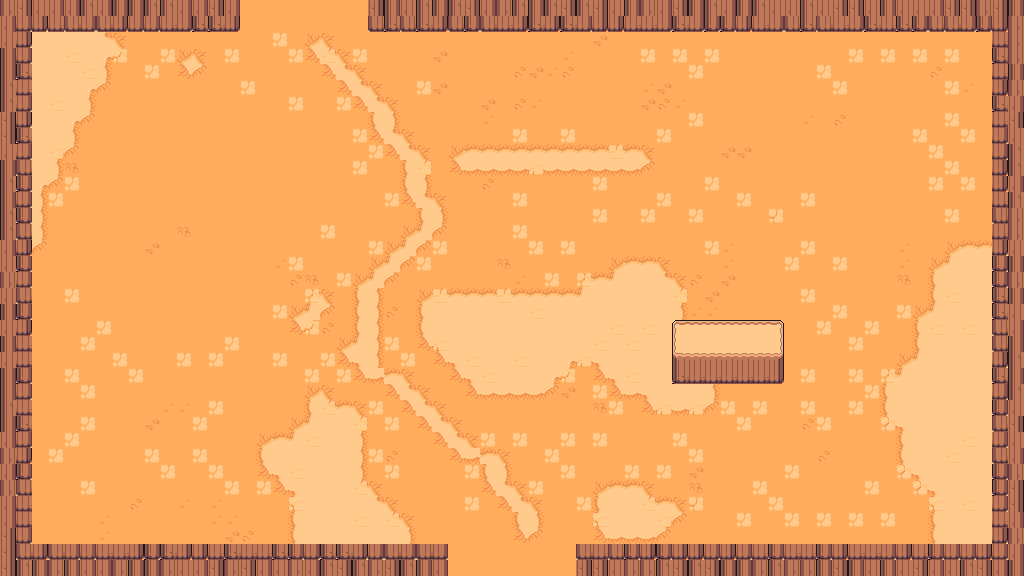

The image is a tile-based game level rendered from a .tmx file. Its description and source (layers, tilesets, objects; grid data summarised) follow:
An orthogonal 64x36 tile map with 16x16 px tiles, 7 tile layers (floor, ground, path, decor, ...), 5 tilesets and 34 objects (16x prop, 8x spawn, 7x obstacle, 2x door, playerStart).

<map version="1.10" tiledversion="1.11.0" orientation="orthogonal" renderorder="right-down" width="64" height="36" tilewidth="16" tileheight="16" infinite="0" nextlayerid="9" nextobjectid="35">
 <properties>
    <property name="chapter" type="int" value="4" />
    <property name="room" type="int" value="2" />
    <property name="isBossRoom" type="bool" value="false" />
 </properties>
 <tileset firstgid="1" source="desert.tsx" />
 <tileset firstgid="241" source="camp.tsx" />
 <tileset firstgid="448" source="floordetail.tsx" />
 <tileset firstgid="528" source="relief.tsx" />
 <tileset firstgid="768" source="tilefloor.tsx" />
 <layer id="1" name="floor" width="64" height="36">
  <data>[2304 cells, 2304 non-empty, 5 distinct tile ids]</data>
 </layer>
 <layer id="2" name="ground" width="64" height="36">
  <data>[2304 cells, 494 non-empty, 13 distinct tile ids]</data>
 </layer>
 <layer id="3" name="path" width="64" height="36">
  <data>[2304 cells, 113 non-empty, 11 distinct tile ids]</data>
 </layer>
 <layer id="4" name="decor" width="64" height="36">
  <data>[2304 cells, 188 non-empty, 1 distinct tile ids]</data>
 </layer>
 <layer id="5" name="border-back" width="64" height="36">
  <data>[2304 cells, 352 non-empty, 12 distinct tile ids]</data>
 </layer>
 <layer id="6" name="border-mid" width="64" height="36">
  <data>[2304 cells, 0 non-empty, 0 distinct tile ids]</data>
 </layer>
 <layer id="7" name="border-front" width="64" height="36">
  <data>[2304 cells, 28 non-empty, 12 distinct tile ids]</data>
 </layer>
 <objectgroup id="8" name="objects">
  <object id="1" name="playerStart" x="512" y="384"><point /></object>
  <object id="2" name="spawn" x="456" y="264">
   <properties>
    <property name="role" value="chaser" />
    <property name="wave" type="int" value="1" />
    <property name="elite" type="bool" value="false" />
   </properties>
  <point /></object>
  <object id="3" name="spawn" x="352" y="312">
   <properties>
    <property name="role" value="caster" />
    <property name="wave" type="int" value="1" />
    <property name="elite" type="bool" value="false" />
   </properties>
  <point /></object>
  <object id="4" name="spawn" x="392" y="384">
   <properties>
    <property name="role" value="chaser" />
    <property name="wave" type="int" value="2" />
    <property name="elite" type="bool" value="false" />
   </properties>
  <point /></object>
  <object id="5" name="spawn" x="624" y="424">
   <properties>
    <property name="role" value="tank" />
    <property name="wave" type="int" value="2" />
    <property name="elite" type="bool" value="false" />
   </properties>
  <point /></object>
  <object id="6" name="spawn" x="488" y="256">
   <properties>
    <property name="role" value="sniper" />
    <property name="wave" type="int" value="2" />
    <property name="elite" type="bool" value="false" />
   </properties>
  <point /></object>
  <object id="7" name="spawn" x="552" y="200">
   <properties>
    <property name="role" value="caster" />
    <property name="wave" type="int" value="3" />
    <property name="elite" type="bool" value="false" />
   </properties>
  <point /></object>
  <object id="8" name="spawn" x="488" y="496">
   <properties>
    <property name="role" value="chaser" />
    <property name="wave" type="int" value="3" />
    <property name="elite" type="bool" value="false" />
   </properties>
  <point /></object>
  <object id="9" name="spawn" x="528" y="512">
   <properties>
    <property name="role" value="splitter" />
    <property name="wave" type="int" value="3" />
    <property name="elite" type="bool" value="false" />
   </properties>
  <point /></object>
  <object id="10" name="door" x="512" y="568"><point /></object>
  <object id="11" name="door" x="312" y="8"><point /></object>
  <object id="12" name="obstacle" x="0" y="544" width="448" height="32">
   <properties>
    <property name="kind" value="edge" />
   </properties>
  </object>
  <object id="13" name="obstacle" x="576" y="544" width="448" height="32">
   <properties>
    <property name="kind" value="edge" />
   </properties>
  </object>
  <object id="14" name="obstacle" x="0" y="0" width="240" height="32">
   <properties>
    <property name="kind" value="edge" />
   </properties>
  </object>
  <object id="15" name="obstacle" x="368" y="0" width="656" height="32">
   <properties>
    <property name="kind" value="edge" />
   </properties>
  </object>
  <object id="16" name="obstacle" x="0" y="32" width="32" height="512">
   <properties>
    <property name="kind" value="edge" />
   </properties>
  </object>
  <object id="17" name="obstacle" x="992" y="32" width="32" height="512">
   <properties>
    <property name="kind" value="edge" />
   </properties>
  </object>
  <object id="18" name="obstacle" x="672" y="320" width="112" height="64">
   <properties>
    <property name="kind" value="edge" />
   </properties>
  </object>
  <object id="19" name="prop" x="448" y="80" width="48" height="48">
   <properties>
    <property name="key" value="desert-dome" />
   </properties>
  </object>
  <object id="20" name="prop" x="528" y="64" width="64" height="48">
   <properties>
    <property name="key" value="desert-house" />
   </properties>
  </object>
  <object id="21" name="prop" x="448" y="176" width="48" height="48">
   <properties>
    <property name="key" value="desert-wall-segment" />
   </properties>
  </object>
  <object id="22" name="prop" x="464" y="48" width="32" height="31">
   <properties>
    <property name="key" value="desert-stall-red" />
   </properties>
  </object>
  <object id="23" name="prop" x="480" y="176" width="16" height="16">
   <properties>
    <property name="key" value="desert-potted-palm" />
   </properties>
  </object>
  <object id="24" name="prop" x="624" y="80" width="32" height="31">
   <properties>
    <property name="key" value="camp-barrel" />
   </properties>
  </object>
  <object id="25" name="prop" x="416" y="112" width="16" height="16">
   <properties>
    <property name="key" value="desert-potted-palm" />
   </properties>
  </object>
  <object id="26" name="prop" x="592" y="32" width="16" height="16">
   <properties>
    <property name="key" value="desert-potted-palm" />
   </properties>
  </object>
  <object id="27" name="prop" x="512" y="64" width="16" height="16">
   <properties>
    <property name="key" value="desert-potted-palm" />
   </properties>
  </object>
  <object id="28" name="prop" x="736" y="256" width="32" height="32">
   <properties>
    <property name="key" value="rock-sandstone" />
   </properties>
  </object>
  <object id="29" name="prop" x="416" y="472" width="16" height="16">
   <properties>
    <property name="key" value="rock-sandstone-small" />
   </properties>
  </object>
  <object id="30" name="prop" x="141" y="400" width="32" height="32">
   <properties>
    <property name="key" value="desert-well" />
   </properties>
  </object>
  <object id="31" name="prop" x="480" y="320" width="16" height="16">
   <properties>
    <property name="key" value="desert-potted-palm" />
   </properties>
  </object>
  <object id="32" name="prop" x="432" y="528" width="16" height="16">
   <properties>
    <property name="key" value="desert-potted-palm" />
   </properties>
  </object>
  <object id="33" name="prop" x="925" y="352" width="32" height="32">
   <properties>
    <property name="key" value="desert-well" />
   </properties>
  </object>
  <object id="34" name="prop" x="720" y="464" width="16" height="16">
   <properties>
    <property name="key" value="desert-agave" />
   </properties>
  </object>
 </objectgroup>
</map>
